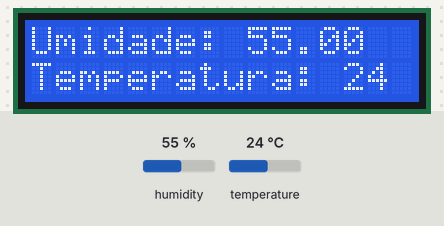
Recording of a sketch running on a simulated Arduino Mega 2560, built with avr-gcc and run on an emulated ATmega2560. Shown: 16×2 character LCD. Inputs (shaded band) come from the test bench; at power-on: humidity 55 %, temperature 24 °C.

Above: at 1.2 s.
1.3 s: humidity set to 22 %
At 2.2 s:
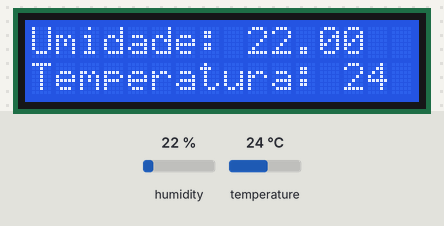
2.8 s: temperature set to 12 °C
At 3.5 s:
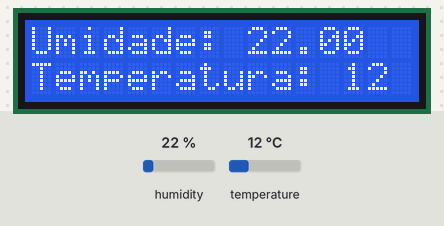
4.3 s: humidity set to 68 %
At 4.8 s:
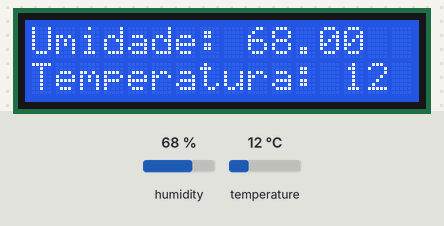
7.3 s: temperature set to 19 °C
At 8.6 s:
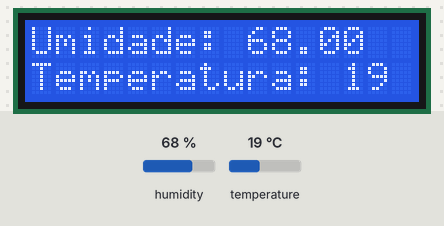
Timing chart, 0 to 9.8 s (numbered marks = the images above; inputs shaded):
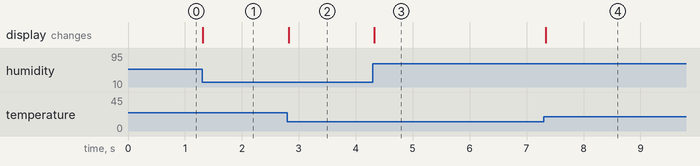

Measured:
- after the input at 1.3 s, the display: changes at once (image 1)
- after the input at 2.8 s, the display: changes at once (image 2)
- after the input at 4.3 s, the display: changes at once (image 3)
- after the input at 7.3 s, the display: changes at once (image 4)

The sketch:

Blink.ino
```cpp
#include <dht.h>
#include <LiquidCrystal.h>


// //Contador Senai
// const int buttonPin = 11;
// const int buttonPinDecrement = 12;
// int inputs[] = {2, 3, 4, 5, 6, 7, 8, 9};

// int numPin[11][7] =
//     {
//         {0, 0, 0, 0, 0, 0, 1}, // 0
//         {1, 0, 0, 1, 1, 1, 1}, // 1
//         {0, 0, 1, 0, 0, 1, 0}, // 2
//         {0, 0, 0, 0, 1, 1, 0}, // 3
//         {1, 0, 0, 1, 1, 0, 0}, // 4
//         {0, 1, 0, 0, 1, 0, 0}, // 5
//         {0, 1, 0, 0, 0, 0, 0}, // 6
//         {0, 0, 0, 1, 1, 1, 1}, // 7
//         {0, 0, 0, 0, 0, 0, 0}, // 8
//         {0, 0, 0, 0, 1, 0, 0}, // 9,
// };

// void setup()
// {
//   for (int i = 0; i < sizeof(inputs); i++)
//   {
//     pinMode(inputs[i], OUTPUT);
//   }
//   pinMode(10, OUTPUT);

//   Serial.begin(9600);
//   pinMode(buttonPin, INPUT_PULLUP);
//   pinMode(buttonPinDecrement, INPUT_PULLUP);

// }

// int actualNum = 0;
// int on = 0;
// int buttonState = 0;
// int buttonStateDecrement = 0;

// void loop()
// {
//   buttonState = digitalRead(buttonPin);

//   if(buttonState == 1)

//   {
//     if(actualNum < 9)
//     {
//      actualNum++;
//     }
//     else
//     {
//       actualNum = 0;
//     }
//     delay(250);
//   }

//   buttonStateDecrement = digitalRead(buttonPinDecrement);

//   if(buttonStateDecrement == 1)
//   {
//     if(actualNum > 0)
//     {
//      actualNum--;
//     }
//     else
//     {
//       actualNum = 9;
//     }
//     delay(250);
//   }
//   for (int i = 0; i < sizeof(inputs); i++)
//   {
//     digitalWrite(inputs[i], numPin[actualNum][i]);
//   }
//   Serial.println(buttonStateDecrement);
// }

// //Blink

// // the setup function runs once when you press reset or power the board
// void setup() {
//   // initialize digital pin LED_BUILTIN as an output.
//   pinMode(2, OUTPUT);
// }

// // the loop function runs over and over again forever
// void loop() {
//   digitalWrite(2, HIGH);   // turn the LED on (HIGH is the voltage level)
//   delay(1000);                       // wait for a second
//   digitalWrite(2, LOW);    // turn the LED off by making the voltage LOW
//   delay(1000);                       // wait for a second
// }

// bool in;

//  void setup(){
//  pinMode(32,INPUT);
//  pinMode(2,OUTPUT);
// }
// void loop(){
//  in = digitalRead(32);
//  digitalWrite(2,in);
// }

// // Luzes piscando com diminuição do delay pelo potenciometro e botao para inverter o sentido
// int pin[4] = {13, 12, 14, 27};
// int potenciometroPin = 34;
// int i = 0;
// int buttonPin = 33;
// int dht11Pin = 32;
// dht DHT;
// int botao = 0;
// int botaoState = 1; //1 = mais ; 0 = menos

// void setup() {
//   Serial.begin(9600);
//   pinMode(pin[0], OUTPUT); //13
//   pinMode(pin[1], OUTPUT); //12
//   pinMode(pin[2], OUTPUT); //14
//   pinMode(pin[3], OUTPUT); //27
//   pinMode(potenciometroPin, INPUT); // potenciometro
//   pinMode(buttonPin, INPUT_PULLUP); // botão
// }

// void loop() {
//   while (i < 4)
//   {
//     DHT.read11(dht11Pin);
//     Serial.print("Umidade: ");
//     Serial.println(DHT.humidity);
//     Serial.print("Temperatura:");
//     Serial.println(DHT.temperature, 0);

//     botao = digitalRead(buttonPin);
//     Serial.println(analogRead(25)/8+25);
//     if(botao == 1)
//     {
//       botaoState = (botaoState == 0) ? 1 : 0;
//       delay(250);
//     }
//     if(botaoState == 1)
//     {
//       digitalWrite(i != 0 ? pin[i-1] : pin[3], LOW);
//       digitalWrite(i != 3 ? pin[i+1] : pin[0], LOW);
//       digitalWrite(pin[i], HIGH);
//       delay(analogRead(25)/8+25);
//       i++;
//     }
//     else
//     {
//       digitalWrite(i != 3 ? pin[i+1] : pin[0], LOW);
//       digitalWrite(i != 0 ? pin[i-1] : pin[3], LOW);
//       digitalWrite(pin[i], HIGH);
//       delay(analogRead(25)/8+25);
//       i--;
//       i = (i == -1) ? 3 : i;
//     }
//   }
//   i = (botaoState == 1) ? 0 : 3;
// }

// // LCD com umidade e temperatura
LiquidCrystal lcd(19, 23, 18, 17, 16, 15);
dht DHT;
int hum = 0;
int tem = 0;

void setup() {
  Serial.begin(9600);
  lcd.begin(16, 2);
  DHT.read11(22);
  hum = DHT.humidity;
  tem = DHT.temperature;
}

void loop() {
  DHT.read11(22);
  if(hum != DHT.humidity || tem != DHT.temperature)
  {
    lcd.clear();
  }
  lcd.setCursor(0, 0);
  lcd.print("Umidade: ");
  lcd.print(DHT.humidity);
  lcd.setCursor(0, 1);
  lcd.print("Temperatura: ");
  lcd.print(DHT.temperature, 0);
}
```
